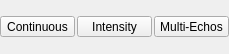
<?xml version="1.0" encoding="UTF-8"?>
<ui version="4.0">
 <class>ModeSwitcherWidget</class>
 <widget class="QWidget" name="ModeSwitcherWidget">
  <property name="geometry">
   <rect>
    <x>0</x>
    <y>0</y>
    <width>229</width>
    <height>54</height>
   </rect>
  </property>
  <property name="sizePolicy">
   <sizepolicy hsizetype="Preferred" vsizetype="Minimum">
    <horstretch>0</horstretch>
    <verstretch>0</verstretch>
   </sizepolicy>
  </property>
  <property name="windowTitle">
   <string>Form</string>
  </property>
  <layout class="QHBoxLayout" name="horizontalLayout">
   <property name="spacing">
    <number>2</number>
   </property>
   <property name="leftMargin">
    <number>0</number>
   </property>
   <property name="topMargin">
    <number>0</number>
   </property>
   <property name="rightMargin">
    <number>0</number>
   </property>
   <property name="bottomMargin">
    <number>0</number>
   </property>
   <item>
    <widget class="ModeSwitchButton" name="continuousCheck">
     <property name="sizePolicy">
      <sizepolicy hsizetype="Maximum" vsizetype="Fixed">
       <horstretch>0</horstretch>
       <verstretch>0</verstretch>
      </sizepolicy>
     </property>
     <property name="minimumSize">
      <size>
       <width>75</width>
       <height>0</height>
      </size>
     </property>
     <property name="toolTip">
      <string/>
     </property>
     <property name="text">
      <string>Continuous</string>
     </property>
     <property name="icon">
      <iconset resource="ModeSwitcherWidget.qrc">
       <normaloff>:/ModeSwitcherWidget/no_continous_icon</normaloff>
       <normalon>:/ModeSwitcherWidget/continous_icon</normalon>
       <selectedoff>:/ModeSwitcherWidget/no_continous_icon</selectedoff>:/ModeSwitcherWidget/no_continous_icon</iconset>
     </property>
     <property name="iconSize">
      <size>
       <width>32</width>
       <height>32</height>
      </size>
     </property>
     <property name="checkable">
      <bool>true</bool>
     </property>
     <property name="toolButtonStyle">
      <enum>Qt::ToolButtonTextUnderIcon</enum>
     </property>
    </widget>
   </item>
   <item>
    <widget class="ModeSwitchButton" name="intensityCheck">
     <property name="sizePolicy">
      <sizepolicy hsizetype="Maximum" vsizetype="Fixed">
       <horstretch>0</horstretch>
       <verstretch>0</verstretch>
      </sizepolicy>
     </property>
     <property name="minimumSize">
      <size>
       <width>75</width>
       <height>0</height>
      </size>
     </property>
     <property name="toolTip">
      <string>Intensity</string>
     </property>
     <property name="text">
      <string>Intensity</string>
     </property>
     <property name="icon">
      <iconset resource="ModeSwitcherWidget.qrc">
       <normaloff>:/ModeSwitcherWidget/no_intensity_icon</normaloff>
       <normalon>:/ModeSwitcherWidget/intensity_icon</normalon>
       <selectedoff>:/ModeSwitcherWidget/no_intensity_icon</selectedoff>:/ModeSwitcherWidget/no_intensity_icon</iconset>
     </property>
     <property name="iconSize">
      <size>
       <width>32</width>
       <height>32</height>
      </size>
     </property>
     <property name="checkable">
      <bool>true</bool>
     </property>
     <property name="toolButtonStyle">
      <enum>Qt::ToolButtonTextUnderIcon</enum>
     </property>
    </widget>
   </item>
   <item>
    <widget class="ModeSwitchButton" name="multiechoCheck">
     <property name="sizePolicy">
      <sizepolicy hsizetype="Maximum" vsizetype="Fixed">
       <horstretch>0</horstretch>
       <verstretch>0</verstretch>
      </sizepolicy>
     </property>
     <property name="minimumSize">
      <size>
       <width>75</width>
       <height>0</height>
      </size>
     </property>
     <property name="toolTip">
      <string>Multi-echo</string>
     </property>
     <property name="text">
      <string>Multi-Echos</string>
     </property>
     <property name="icon">
      <iconset resource="ModeSwitcherWidget.qrc">
       <normaloff>:/ModeSwitcherWidget/no_multiecho_icon</normaloff>
       <normalon>:/ModeSwitcherWidget/multiecho_icon</normalon>
       <selectedoff>:/ModeSwitcherWidget/no_multiecho_icon</selectedoff>:/ModeSwitcherWidget/no_multiecho_icon</iconset>
     </property>
     <property name="iconSize">
      <size>
       <width>32</width>
       <height>32</height>
      </size>
     </property>
     <property name="checkable">
      <bool>true</bool>
     </property>
     <property name="toolButtonStyle">
      <enum>Qt::ToolButtonTextUnderIcon</enum>
     </property>
    </widget>
   </item>
  </layout>
 </widget>
 <customwidgets>
  <customwidget>
   <class>ModeSwitchButton</class>
   <extends>QToolButton</extends>
   <header>ModeSwitchButton.h</header>
  </customwidget>
 </customwidgets>
 <resources>
  <include location="ModeSwitcherWidget.qrc"/>
 </resources>
 <connections/>
</ui>
